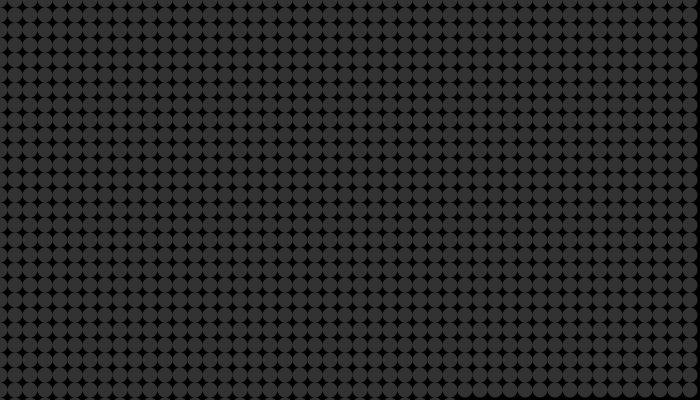
Frame 1 (no input)
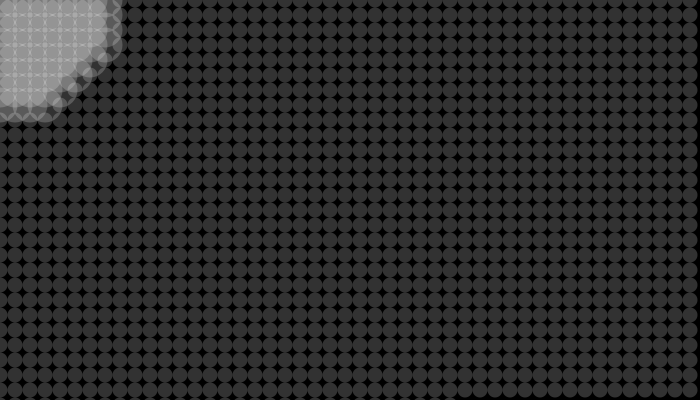
Frame 60 (the mouse pressed at the canvas centre just before this capture)
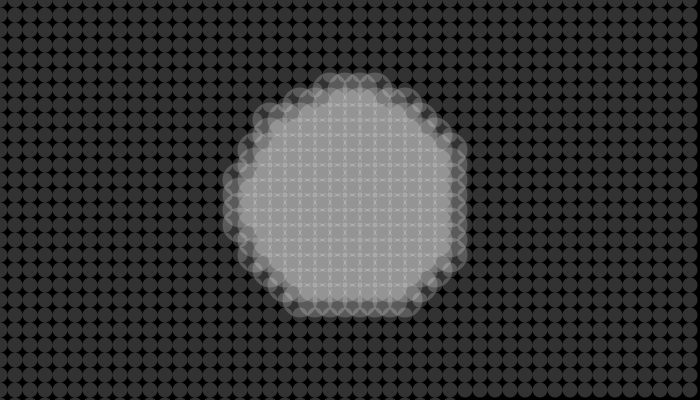
Frame 120 (the mouse held since frame 60 and released just before this capture)

The Processing sketch that drew these frames (run headless with seeded random() and noise(); from frame 60 on, the mouse is pressed at the canvas centre):

// Processing sketch: processing_36205
// ── processing_36205.pde

int amo = 1300;

int[] xpos3 = new int[amo];
int[] ypos3 = new int[amo];
float[] csize3 = new float[amo];

void setup(){
 //-----------2nd square--------------
  size (700,400);  
  background (0);
 noStroke();
  
  int i3 = 0;
  int x3 = 0;
  int y3 = 0;

  while (i3 < amo) {
    if(x3 >= 700) {
      x3 = 0;
      y3 = y3 + 15;
    }  
    
    xpos3[i3] = 0 + x3;
    ypos3[i3] = y3;
    csize3[i3] = 15;
    
    x3 = x3 + 15;
    i3 = i3 + 1;
  }
}



 void draw() {
 background(0); 

  fill(255,255,255,50); //--------------2nd square-----------------
   //Draws the graphic
  int j3 = 0;
  while (j3 < amo){
    ellipse(xpos3[j3],ypos3[j3], csize3[j3], csize3[j3]);
    j3 = j3 + 1;
  }
  
  //Checks size
  int i3 = 0;
  while (i3 < amo){
    
    float distance = dist(xpos3[i3], ypos3[i3], mouseX, mouseY);
    
      if(distance < csize3[i3]+100) {
      if(csize3[i3] <= 15) {
        csize3[i3] = csize3[i3] + 20;
        
        
      }  }  
//    
//    if(distance < csize3[i3]){
//      if(csize3[i3] <= 15){
//        csize3[i3] = csize3[i3] + 40;
//      }}
//      if(distance < csize3[i3]*2){
//      if(csize3[i3] <= 15){
//        csize3[i3] = csize3[i3] + 20;
//      }} 
     
    if(distance > csize3[i3] + 100){
      if(csize3[i3] > 15) {
        csize3[i3] = csize3[i3]*0.98;
      }}
    i3 = i3 + 1;
  }}
